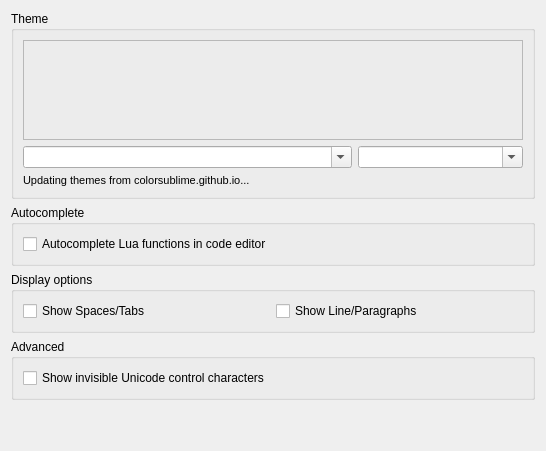
     <widget class="QWidget" name="tab_codeEditor">
      <attribute name="title">
       <string>Editor</string>
      </attribute>
      <layout class="QVBoxLayout" name="verticalLayout_tab_codeEditor">
       <item>
        <widget class="QGroupBox" name="groupbox_codeEditorThemeSelection">
         <property name="title">
          <string>Theme</string>
         </property>
         <layout class="QGridLayout" name="gridLayout_groupbox_codeEditorThemeSelection" columnstretch="2,1">
          <item row="0" column="0" colspan="2">
           <widget class="QFrame" name="frame_edbeePreviewWidget">
            <property name="minimumSize">
             <size>
              <width>500</width>
              <height>100</height>
             </size>
            </property>
            <property name="frameShape">
             <enum>QFrame::StyledPanel</enum>
            </property>
            <property name="frameShadow">
             <enum>QFrame::Raised</enum>
            </property>
            <layout class="QVBoxLayout" name="verticalLayout_frame_edbeePreviewWidget">
             <property name="spacing">
              <number>0</number>
             </property>
             <property name="leftMargin">
              <number>0</number>
             </property>
             <property name="topMargin">
              <number>0</number>
             </property>
             <property name="rightMargin">
              <number>0</number>
             </property>
             <property name="bottomMargin">
              <number>0</number>
             </property>
             <item>
              <widget class="edbee::TextEditorWidget" name="edbeePreviewWidget" native="true">
               <property name="font">
                <font/>
               </property>
              </widget>
             </item>
            </layout>
           </widget>
          </item>
          <item row="1" column="0">
           <widget class="QComboBox" name="code_editor_theme_selection_combobox">
            <property name="editable">
             <bool>true</bool>
            </property>
           </widget>
          </item>
          <item row="1" column="1">
           <widget class="QComboBox" name="script_preview_combobox">
            <property name="editable">
             <bool>true</bool>
            </property>
            <property name="sizeAdjustPolicy">
             <enum>QComboBox::AdjustToContents</enum>
            </property>
           </widget>
          </item>
          <item row="2" column="0" colspan="2">
           <widget class="QLabel" name="theme_download_label">
            <property name="font">
             <font>
              <pointsize>8</pointsize>
             </font>
            </property>
            <property name="text">
             <string>Updating themes from colorsublime.github.io...</string>
            </property>
           </widget>
          </item>
         </layout>
        </widget>
       </item>
       <item>
        <widget class="QGroupBox" name="groupBox_autoComplete">
         <property name="title">
          <string>Autocomplete</string>
         </property>
         <layout class="QVBoxLayout" name="verticalLayout_groupBox_autoComplete">
          <item>
           <widget class="QCheckBox" name="checkBox_autocompleteLuaCode">
            <property name="text">
             <string>Autocomplete Lua functions in code editor</string>
            </property>
           </widget>
          </item>
         </layout>
        </widget>
       </item>
       <item>
        <widget class="QGroupBox" name="groupBox_editorDisplayOptions">
         <property name="title">
          <string>Display options</string>
         </property>
         <layout class="QHBoxLayout" name="hBoxLayout_groupBox_editorDisplayOptions">
          <item>
           <widget class="QCheckBox" name="checkBox_showSpacesAndTabs">
            <property name="toolTip">
             <string>&lt;body&gt;&lt;p&gt;When displaying Lua contents in the main text editor area of the Editor show tabs and spaces with visible marks instead of whitespace.&lt;/p&gt;</string>
            </property>
            <property name="text">
             <string>Show Spaces/Tabs</string>
            </property>
           </widget>
          </item>
          <item>
           <widget class="QCheckBox" name="checkBox_showLineFeedsAndParagraphs">
            <property name="toolTip">
             <string>&lt;body&gt;&lt;p&gt;When displaying Lua contents in the main text editor area of the Editor show  line and paragraphs ends with visible marks as well as whitespace.&lt;/p&gt;</string>
            </property>
            <property name="text">
             <string>Show Line/Paragraphs</string>
            </property>
           </widget>
          </item>
         </layout>
        </widget>
       </item>
       <item>
        <widget class="QGroupBox" name="groupBox_advancedEditor">
         <property name="title">
          <string>Advanced</string>
         </property>
         <layout class="QVBoxLayout" name="verticalLayout_groupBox_advancedEditor">
          <item>
           <widget class="QCheckBox" name="checkBox_showBidi">
            <property name="toolTip">
             <string>Shows bidirection Unicode characters which can be used to change the meaning of source code while remaining invisible to the eye</string>
            </property>
            <property name="text">
             <string>Show invisible Unicode control characters</string>
            </property>
           </widget>
          </item>
         </layout>
        </widget>
       </item>
       <item>
        <spacer name="verticalSpacer_codeEditor">
         <property name="orientation">
          <enum>Qt::Vertical</enum>
         </property>
         <property name="sizeHint" stdset="0">
          <size>
           <width>20</width>
           <height>40</height>
          </size>
         </property>
        </spacer>
       </item>
      </layout>
     </widget>
